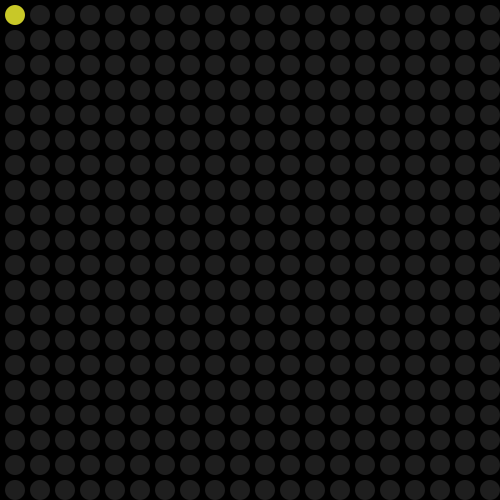
Frame 1 (no input)
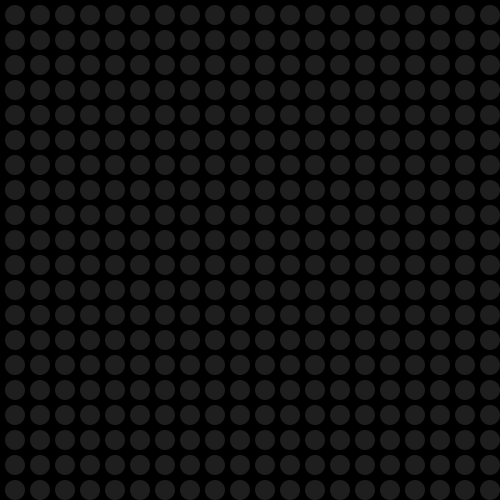
Frame 60 (the mouse pressed at the canvas centre just before this capture)
Frame 120 (the mouse held since frame 60 and released just before this capture): identical to frame 60, image omitted

The Processing sketch that drew these frames (run headless with seeded random() and noise(); from frame 60 on, the mouse is pressed at the canvas centre):

// Processing sketch: LED_Matrix
// ── LED_Matrix.pde
/*******************************/
/********** CONSTANTS **********/
/*******************************/
final int LED_RADIUS = 10;
final int LED_INTERVAL = 5;

final int LED_NUM_Y = 32;
final int LED_NUM_X = 32;


TestMove1 move;


/***************************/
/********** SETUP **********/
/***************************/
void setup() {
  //fullScreen();
  size(500, 500);
  
  frameRate(10);
  
  move = new TestMove1(LED_NUM_X, LED_NUM_Y);
}



/**************************/
/********** DEAW **********/
/**************************/
void draw() {
  draw_LED_matrix(move.move());
}

void keyPressed() {
  if (key==27) exit();
}



/*******************************/
/********** FUNCTIONS **********/
/*******************************/
void draw_LED_matrix(int[][] LED_matrix) {
  background(0);
  
  noStroke();
  fill(30);
  int x, y;
  for (int j=0; j<LED_NUM_Y; j++) {
    y = LED_INTERVAL*(j+1) + LED_RADIUS*(2*j+1); 
    for (int i=0; i<LED_NUM_X; i++) {
      x = LED_INTERVAL*(i+1) + LED_RADIUS*(2*i+1);
      
      switch(LED_matrix[j][i]) {
        case 0: {fill(30); break;}
        case 1: {fill(200, 200, 40); break;}
        default: {}
      }
      ellipse(x, y, 2*LED_RADIUS, 2*LED_RADIUS);
    }
  }
}
// ── TestMove1.pde
import java.util.Arrays;

class TestMove1 {
  int LED_mat[][];
  int X_LEN, Y_LEN;
  
  int cnt; 
  
  TestMove1(int X, int Y) {
    X_LEN = X;
    Y_LEN = Y;
    LED_mat = new int[Y][X];
    cnt = 0;
  }
  
  int[][] move() {
    for (int[] row: LED_mat) Arrays.fill(row, 0);
    LED_mat[cnt/X_LEN][cnt%X_LEN] = 1;
    cnt = (cnt+1) % (X_LEN*Y_LEN);
    
    return LED_mat;
  }
}
